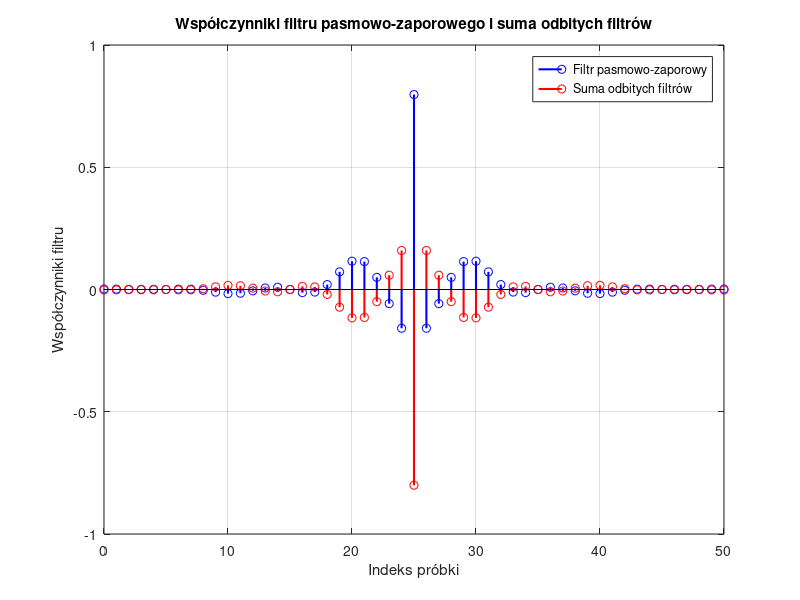

Write the MATLAB code that produced this figure.
clear; clc; close all;

%% Definicja filtru
filterOrder = 50;           % Rząd filtru
cutoffFreq1 = 0.1;          % Częstotliwość graniczna 1 dla filtru pasmowo-zaporowego
cutoffFreq2 = 0.3;          % Częstotliwość graniczna 2 dla filtru pasmowo-zaporowego

%% Wyznaczanie współczynników filtrów
impulseResponse_bandstop = fir1(filterOrder, [cutoffFreq1, cutoffFreq2], 'stop');
impulseResponse_lowpass = fir1(filterOrder, cutoffFreq1, 'low');
impulseResponse_highpass = fir1(filterOrder, cutoffFreq2, 'high');

%% Odbicie filtrów w osi x (odwrócenie fazowe)
impulseResponse_lowpass_flipped = -impulseResponse_lowpass;
impulseResponse_highpass_flipped = -impulseResponse_highpass;

%% Obliczanie sumy odbitych filtrów
impulseResponse_sum = impulseResponse_lowpass_flipped + impulseResponse_highpass_flipped;

%% Generowanie wykresu
sampleIdx = 0:filterOrder;

figure;
stem(sampleIdx, impulseResponse_bandstop, 'b-', 'LineWidth', 1.5);
hold on;
stem(sampleIdx, impulseResponse_sum, 'r-', 'LineWidth', 1.5);
hold off;
title('Współczynniki filtru pasmowo-zaporowego i suma odbitych filtrów');
legend('Filtr pasmowo-zaporowy', 'Suma odbitych filtrów');
grid on;
xlabel('Indeks próbki');
ylabel('Współczynniki filtru');